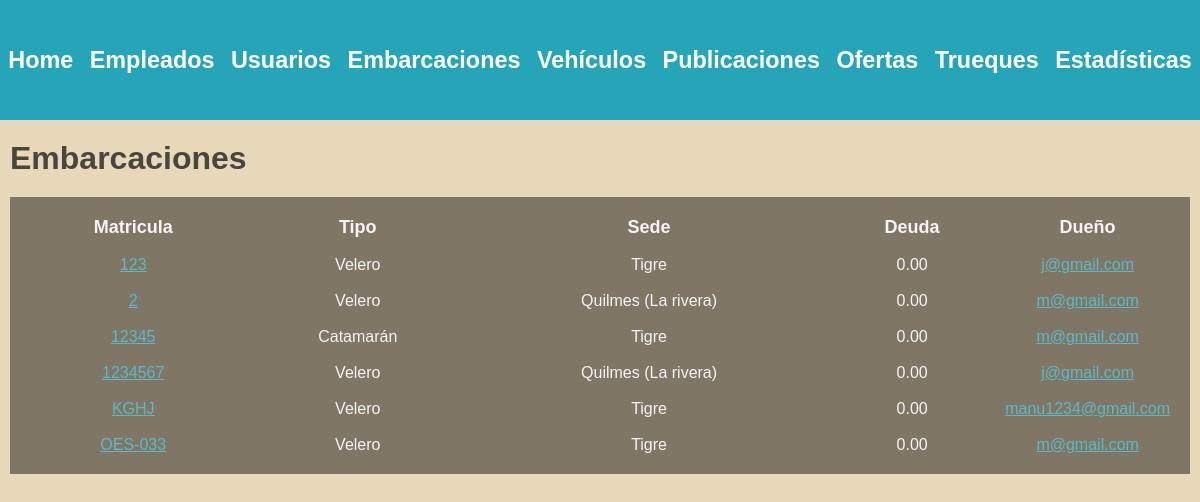
The app's page /administracion/embarcaciones/ (signed in), older data.
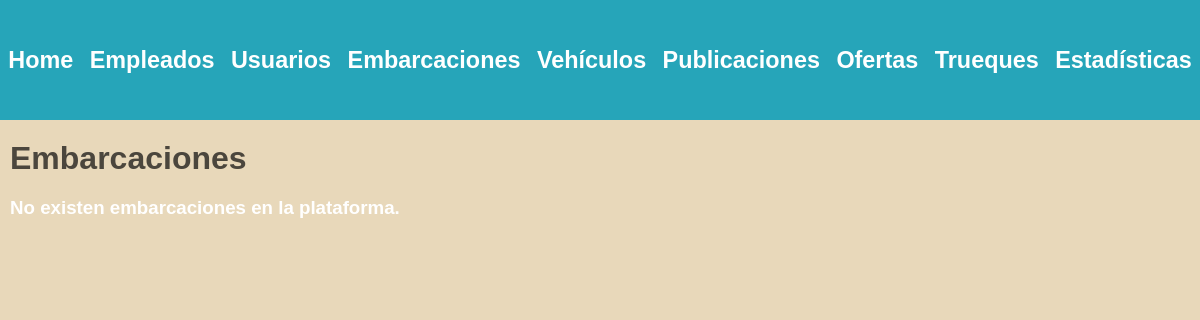
The same page, newer data.
### embarcaciones/models.py (models this page shows)
class Embarcacion(models.Model):
    matricula = models.CharField(max_length=100, unique=True)
    modelo = models.CharField(max_length=100)
    tipo = models.ForeignKey(TipoEmbarcacion, on_delete=models.SET_NULL, null=True)
    m_eslora = models.DecimalField(max_digits=5, decimal_places=2)
    m_manga = models.DecimalField(max_digits=5, decimal_places=2)
    m_calado = models.DecimalField(max_digits=5, decimal_places=2)
    motor = models.BooleanField(default=False)
    deuda = models.DecimalField(max_digits=10, decimal_places=2, default=0)
    sede = models.ForeignKey(Sede, on_delete=models.SET_NULL, null=True)
    dueño = models.ForeignKey(Usuario, on_delete=models.CASCADE)

class TipoEmbarcacion(models.Model):
    clase= models.CharField(max_length=50, unique=True)

### empleados/models.py (models this page shows)
class Sede(models.Model):
    nombre = models.CharField(max_length=100, unique=True)

### usuarios/models.py (models this page shows, shortened)
class Usuario(AbstractBaseUser, PermissionsMixin):
    nombre = models.CharField(max_length=50)
    apellido = models.CharField(max_length=50)
    fecha_nacimiento = models.DateField()
    telefono = models.CharField(max_length=13)
    mail = models.EmailField(max_length=50, unique=True)
    password = models.CharField(max_length=128)
    is_staff= models.BooleanField(default=False)
    is_blocked= models.BooleanField(default=False)
    USERNAME_FIELD = 'mail'
    REQUIRED_FIELDS = ['nombre', 'apellido', 'fecha_nacimiento', 'telefono']

### administrador/views.py (the view)
# urls.py: path('', include('embarcaciones.urls')),
def embarcaciones(request):
    user = request.user
    if not user.is_superuser:
        return redirect('home')
    embarcaciones = Embarcacion.objects.exclude(matricula__startswith='*')
    return render(request, 'boats.html', {'embarcaciones' : embarcaciones})

### autenticacion/backend.py (called while the page is built)
    def get_user(self, user_id):
        UserModel = get_user_model()
        try:
            return UserModel.objects.get(pk=user_id)
        except UserModel.DoesNotExist:
            return None

### administrador/templates/boats.html (shortened to what this page needs)
{% extends 'layouts/navbar.html' %}
{% block content %}
<div class="header">
    <h1>Embarcaciones</h1>
</div>
{% if embarcaciones %}
    <table>
        <thead>
            <tr>
                <th>Matricula</th>
                <th>Tipo</th>
                <th>Sede</th>
                <th>Deuda</th>
                <th>Dueño</th>
            </tr>
        </thead>
        <tbody>
            {% for embarcacion in embarcaciones %}
                <tr>
                    <td>
                        <a href="{% url 'ver detalle embarcacion' embarcacion.id 0 %}"> {{embarcacion.matricula}} </a>
                    </td>
                    <td>{{embarcacion.tipo.clase}}</td>
                    <td>{{embarcacion.sede.nombre}}</td>
                    <td>{{embarcacion.deuda}}</td>
                    <td>
                        <a href="{% url 'ver perfil' embarcacion.dueño.id %}"> {{embarcacion.dueño}} </a>
                    </td>
                </tr>
            {% endfor %}
        </tbody>
    </table>
{% else %}
    <h3>No existen embarcaciones en la plataforma.</h3>
{% endif %}
{% endblock %}

### administrador/templates/layouts/navbar.html (shortened to what this page needs)
{% load static %}
<!DOCTYPE html>
<html lang="en">
<head>
    <link rel="stylesheet" href="{% static 'styles/main.css' %}">
</head>
<body>
    <div class="wrapper">
        <nav class="navbar">
            <ul>
                <li>
                    <a href="{% url 'home' %}">
                        <h3>Home</h3>
                    </a>
                </li>
                <li>
                    <a href="{% url 'lista empleados' %}">
                        <h3>Empleados</h3>
                    </a>
                </li>
                <li>
                    <a href="{% url 'lista usuarios' %}">
                        <h3>Usuarios</h3>
                    </a>
                </li>
                <li>
                    <a href="{% url 'lista embarcaciones' %}">
                        <h3>Embarcaciones</h3>
                    </a>
                </li>
                <li>
                    <a href="{% url 'lista vehiculos' %}">
                        <h3>Vehículos</h3>
                    </a>
                </li>
                <li>
                    <a href="{% url 'lista publicaciones' %}">
                        <h3>Publicaciones</h3>
                    </a>
                </li>
                <li>
                    <a href="{% url 'lista ofertas' %}">
                        <h3>Ofertas</h3>
                    </a>
                </li>
                <li>
                    <a href="{% url 'lista trueques' %}"><h3>Trueques</h3></a>
                </li>
                <li>
                    <a>
                        <h3>Estadísticas</h3>
                    </a>
                </li>
            </ul>
        </nav>
    </div>
    <main class="container">
        {% block content %}
        {% endblock %}
    </main>
</body>
</html>

### administrador/static/styles/main.css (style rules this page uses)
:root { --azul1: #6785b4; --azul2: #26a5b9; --azul3: #a9cecf; --gris: #c4c4be8c; --arena: #c8baa0; }
body { background: #e8d8ba; color: rgb(255, 255, 255); font-family: arial; margin: 0; }
.wrapper { background: #26a5b9; }
.navbar { max-width: 1400px; height: 120px; background: #26a5b9; margin: 0 auto; display: flex; align-items: center; }
.navbar ul { display: flex; justify-content: space-between; margin-top: 0px; margin-bottom: 0px; padding: 0; width: 100%; }
.navbar ul li { list-style: none; text-align: center; flex-grow: 1; }
.navbar ul li a { color: white; font-size: 20px; text-decoration: none; }
.container { max-width: 1200px; margin: auto; padding: 20px 10px; }
.header { display: flex; justify-content: space-between; align-items: center; margin-bottom: 20px; }
.header h1 { color: #4b463d; margin: 0; }
a:link, a:visited { color: #5cb9c7; font-size: 16px; }

Row changes from the older to the newer data that the page shows:
removed Embarcacion: matricula "123", tipo.clase "Velero", sede.nombre "Tigre", deuda "0.00", dueño "j@gmail.com"
removed Embarcacion: matricula "2", tipo.clase "Velero", sede.nombre "Quilmes (La rivera)", deuda "0.00", dueño "m@gmail.com"
removed Embarcacion: matricula "12345", tipo.clase "Catamarán", sede.nombre "Tigre", deuda "0.00", dueño "m@gmail.com"
removed Embarcacion: matricula "1234567", tipo.clase "Velero", sede.nombre "Quilmes (La rivera)", deuda "0.00", dueño "j@gmail.com"
removed Embarcacion: matricula "KGHJ", tipo.clase "Velero", sede.nombre "Tigre", deuda "0.00", dueño "manu1234@gmail.com"
removed Embarcacion: matricula "OES-033", tipo.clase "Velero", sede.nombre "Tigre", deuda "0.00", dueño "m@gmail.com"
Text that changed along with them:
text no longer shown: "Matricula Tipo Sede Deuda Dueño"
text now shown: "No existen embarcaciones en la plataforma."
